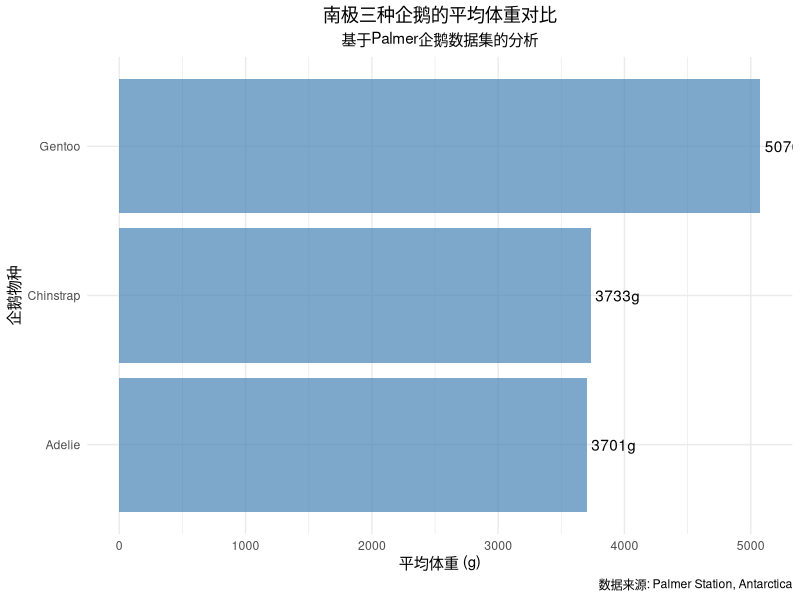

This figure's R source:
## ---- chunk 1
#| label: setup
#| message: false

# 安装包（如果还没安装的话）
# install.packages(c("tidyverse", "palmerpenguins"))

# 加载包
library(tidyverse)
library(palmerpenguins)

# 设置中文输出
options(pillar.sigfig = 3)
## ---- chunk 2
#| label: vectors

# 数值向量
成绩 <- c(85, 92, 78, 88, 95)
print(成绩)

# 字符向量  
姓名 <- c("王小明", "李小红", "张小华", "陈小东", "刘小芳")
print(姓名)

# 命名向量（相当于Python的字典）
学生成绩 <- c(王小明 = 85, 李小红 = 92, 张小华 = 78)
print(学生成绩)
## ---- chunk 3
#| label: dataframe

# 传统方式
学生数据1 <- data.frame(
  学号 = 1:5,
  姓名 = c("王小明", "李小红", "张小华", "陈小东", "刘小芳"),
  数学 = c(85, 92, 78, 88, 95),
  英语 = c(80, 85, 90, 82, 88)
)

# 现代方式（推荐）- 使用tibble
学生数据2 <- tibble(
  学号 = 1:5,
  姓名 = c("王小明", "李小红", "张小华", "陈小东", "刘小芳"), 
  数学 = c(85, 92, 78, 88, 95),
  英语 = c(80, 85, 90, 82, 88),
  班级 = c("一班", "二班", "一班", "二班", "一班")
)

print(学生数据2)
## ---- chunk 4
#| label: explore

# 查看数据结构（类似Python的df.info()）
glimpse(学生数据2)

# 查看前几行（类似Python的df.head()）
head(学生数据2, 3)

# 统计摘要（类似Python的df.describe()）
summary(学生数据2)
## ---- chunk 5
#| label: pipe-demo

# Python风格（嵌套函数，难读）
结果1 <- head(arrange(学生数据2, desc(数学)), 3)

# R管道风格（从左到右，易读）
结果2 <- 学生数据2 %>%
  arrange(desc(数学)) %>%
  head(3)

print(结果2)
## ---- chunk 6
#| label: penguins-explore

# 查看企鹅数据集
print(penguins)

# 数据集基本信息
glimpse(penguins)

# 变量说明
cat("变量解释：
- species: 企鹅物种（阿德利Adelie、帽带Chinstrap、巴布亚Gentoo）
- island: 栖息岛屿（比斯科Biscoe、德里姆Dream、托格森Torgersen）
- bill_length_mm: 喙长（毫米）
- bill_depth_mm: 喙深（毫米）
- flipper_length_mm: 翼长（毫米）
- body_mass_g: 体重（克）
- sex: 性别
- year: 观测年份")
## ---- chunk 7
#| label: practice1

# 基础数据探索
penguins %>%
  head(10)

# 查看有多少种企鹅
penguins %>%
  count(species)

# 查看数据分布在哪些岛屿
penguins %>%
  count(island)
## ---- chunk 8
#| label: homework1-2

# 1. 数据集维度
dim(penguins)
cat("企鹅数据集有", nrow(penguins), "行，", ncol(penguins), "列")

# 2. 企鹅数量分布
penguins %>%
  count(species, name = "数量")

# 3. 数值变量统计摘要
penguins %>%
  select(where(is.numeric)) %>%
  summary()

# 4. 体重最大的前5只企鹅
penguins %>%
  filter(!is.na(body_mass_g)) %>%
  arrange(desc(body_mass_g)) %>%
  head(5)
## ---- chunk 9
#| label: homework1-3

# 管道操作版本
penguins %>%
  filter(!is.na(body_mass_g)) %>%
  arrange(desc(body_mass_g)) %>%
  head(10)
## ---- chunk 10
#| label: filter-demo

# 筛选阿德利企鹅
penguins %>%
  filter(species == "Adelie") %>%
  head()

# 多条件筛选：体重大于4000g的阿德利企鹅
penguins %>%
  filter(species == "Adelie" & body_mass_g > 4000) %>%
  head()

# 筛选多个物种
penguins %>%
  filter(species %in% c("Adelie", "Chinstrap")) %>%
  count(species)

# 排除缺失值
penguins %>%
  filter(!is.na(body_mass_g)) %>%
  nrow()
## ---- chunk 11
#| label: select-demo

# 选择基本的物种和体型信息
penguins %>%
  select(species, island, body_mass_g) %>%
  head()

# 选择一范围的列
penguins %>%
  select(species:bill_depth_mm) %>%
  head()

# 使用辅助函数选择所有喙部测量数据
penguins %>%
  select(species, starts_with("bill")) %>%
  head()

# 排除不需要的列（如年份）
penguins %>%
  select(-year, -sex) %>%
  head()
## ---- chunk 12
#| label: mutate-demo

# 创建新的分析指标
penguins %>%
  mutate(
    # 体重转换为千克，便于理解
    体重_kg = round(body_mass_g / 1000, 2),
    # 计算体型指数（体重/翼长比例）
    体型指数 = round(body_mass_g / flipper_length_mm, 2),
    # 创建体型分类
    体型 = if_else(body_mass_g > 4500, "大型", "中小型")
  ) %>%
  select(species, body_mass_g, 体重_kg, 体型指数, 体型) %>%
  head()

# 复杂条件分类：为生态学研究创建精细分类
penguins %>%
  mutate(
    体重等级 = case_when(
      body_mass_g > 5500 ~ "超大型",
      body_mass_g > 4500 ~ "大型",
      body_mass_g > 4000 ~ "中型", 
      body_mass_g > 3500 ~ "小型",
      TRUE ~ "超小型"  # 默认情况
    )
  ) %>%
  count(species, 体重等级) %>%
  arrange(species, desc(体重等级))
## ---- chunk 13
#| label: arrange-demo

# 找出最重的企鹅
penguins %>%
  arrange(desc(body_mass_g)) %>%
  select(species, island, body_mass_g) %>%
  head()

# 找出最轻的企鹅  
penguins %>%
  arrange(body_mass_g) %>%
  select(species, island, body_mass_g) %>%
  head()

# 多层排序：先按物种，再按体重降序
# 这样可以看到每个物种内部的体重分布
penguins %>%
  arrange(species, desc(body_mass_g)) %>%
  select(species, body_mass_g) %>%
  head(15)
## ---- chunk 14
#| label: group-summarise-demo

# 总体统计：了解数据集整体情况
penguins %>%
  summarise(
    企鹅总数 = n(),
    平均体重 = round(mean(body_mass_g, na.rm = TRUE), 1),
    体重标准差 = round(sd(body_mass_g, na.rm = TRUE), 1),
    最大体重 = max(body_mass_g, na.rm = TRUE),
    最小体重 = min(body_mass_g, na.rm = TRUE)
  )

# 按物种分组：比较不同物种的体型差异
物种统计 <- penguins %>%
  group_by(species) %>%
  summarise(
    数量 = n(),
    平均体重 = round(mean(body_mass_g, na.rm = TRUE), 1),
    平均翼长 = round(mean(flipper_length_mm, na.rm = TRUE), 1),
    平均喙长 = round(mean(bill_length_mm, na.rm = TRUE), 1),
    .groups = "drop"
  ) %>%
  arrange(desc(平均体重))

print(物种统计)

# 多维度分组：研究性别和物种的交互作用
性别物种统计 <- penguins %>%
  filter(!is.na(sex)) %>%
  group_by(species, sex) %>%
  summarise(
    数量 = n(),
    平均体重 = round(mean(body_mass_g, na.rm = TRUE), 1),
    体重差异 = round(max(body_mass_g, na.rm = TRUE) - min(body_mass_g, na.rm = TRUE), 1),
    .groups = "drop"
  ) %>%
  arrange(species, sex)

print(性别物种统计)
## ---- chunk 15
#| label: comprehensive-example

# 完整的生态学分析流程
岛屿适应性分析 <- penguins %>%
  # 步骤1：数据清理（移除缺失数据）
  filter(!is.na(sex), !is.na(body_mass_g), !is.na(bill_length_mm)) %>%
  
  # 步骤2：创建生态学指标
  mutate(
    体重_kg = round(body_mass_g / 1000, 2),
    # 体质指数：体重与体长的比例，反映企鹅的"健壮程度"
    体质指数 = round(body_mass_g / bill_length_mm, 2),
    # 喙形指数：喙长深比，反映觅食适应性
    喙形指数 = round(bill_length_mm / bill_depth_mm, 2),
    # 体型等级分类
    体型等级 = case_when(
      body_mass_g >= quantile(body_mass_g, 0.75) ~ "大型",
      body_mass_g >= quantile(body_mass_g, 0.25) ~ "中型",
      TRUE ~ "小型"
    )
  ) %>%
  
  # 步骤3：多维度分组分析
  group_by(island, species, sex) %>%
  summarise(
    企鹅数量 = n(),
    平均体重 = round(mean(体重_kg), 2),
    平均体质指数 = round(mean(体质指数), 2),
    平均喙形指数 = round(mean(喙形指数), 2),
    体重变异系数 = round(sd(体重_kg) / mean(体重_kg) * 100, 1),
    .groups = "drop"
  ) %>%
  
  # 步骤4：筛选有意义的组别（样本量≥5）
  filter(企鹅数量 >= 5) %>%
  
  # 步骤5：按生态学意义排序
  arrange(island, species, desc(平均体重))

print(岛屿适应性分析)

# 生态学解释
cat("\n=== 生态学发现 ===\n")
cat("从分析结果可以看出：\n")
cat("1. 不同岛屿上同种企鹅可能存在体型差异\n") 
cat("2. 性别二态性在不同物种中表现不同\n")
cat("3. 体重变异系数反映了种群的稳定性\n")
## ---- chunk 16
#| label: prep-viz

# 准备物种对比的可视化数据
可视化数据1 <- penguins %>%
  filter(!is.na(body_mass_g), !is.na(flipper_length_mm)) %>%
  group_by(species) %>%
  summarise(
    数量 = n(),
    平均体重 = round(mean(body_mass_g), 0),
    平均翼长 = round(mean(flipper_length_mm), 0),
    体重标准差 = round(sd(body_mass_g), 0),
    翼长标准差 = round(sd(flipper_length_mm), 0)
  )

print(可视化数据1)

# 准备性别差异的可视化数据
可视化数据2 <- penguins %>%
  filter(!is.na(sex), !is.na(body_mass_g)) %>%
  group_by(species, sex) %>%
  summarise(
    平均体重 = round(mean(body_mass_g), 0),
    数量 = n(),
    .groups = "drop"
  ) %>%
  # 转换为宽格式，便于对比
  pivot_wider(names_from = sex, values_from = c(平均体重, 数量))

print(可视化数据2)

# 快速预览：创建一个简单的对比图
可视化数据1 %>%
  ggplot(aes(x = reorder(species, 平均体重), y = 平均体重)) +
  geom_col(fill = "steelblue", alpha = 0.7) +
  geom_text(aes(label = paste0(平均体重, "g")), 
            hjust = -0.1) +
  coord_flip() +
  labs(
    title = "南极三种企鹅的平均体重对比",
    subtitle = "基于Palmer企鹅数据集的分析",
    x = "企鹅物种", 
    y = "平均体重 (g)",
    caption = "数据来源: Palmer Station, Antarctica"
  ) +
  theme_minimal() +
  theme(plot.title = element_text(hjust = 0.5),
        plot.subtitle = element_text(hjust = 0.5))
## ---- chunk 17
#| label: answers

# 练习2.1答案
# 1. Dream岛企鹅数量
dream_count <- penguins %>%
  filter(island == "Dream") %>%
  nrow()
cat("Dream岛共有", dream_count, "只企鹅")

# 2. 选择相关列
penguins %>%
  select(species, island, bill_length_mm:body_mass_g) %>%
  head()

# 3. 创建喙形指数
penguins %>%
  mutate(喙形指数 = round(bill_length_mm / bill_depth_mm, 2)) %>%
  select(species, bill_length_mm, bill_depth_mm, 喙形指数) %>%
  head()

# 4. 翼长排序
penguins %>%
  arrange(desc(flipper_length_mm)) %>%
  select(species, island, flipper_length_mm) %>%
  head(10)

# 练习2.2答案
岛屿群落结构 <- penguins %>%
  filter(!is.na(body_mass_g)) %>%
  group_by(island, species) %>%
  summarise(
    企鹅数量 = n(),
    平均体重 = round(mean(body_mass_g), 1),
    体重范围 = paste0(min(body_mass_g), "-", max(body_mass_g), "g"),
    .groups = "drop"
  ) %>%
  arrange(island, desc(企鹅数量))

print(岛屿群落结构)
## ---- chunk 18
#| label: mtcars-intro

# 查看mtcars数据集
data(mtcars)
glimpse(mtcars)

# 变量说明
cat("主要变量解释：
- mpg: 燃油效率（英里/加仑）
- cyl: 气缸数
- hp: 马力
- wt: 重量（1000磅）
- gear: 前进档数
- am: 传动类型（0=自动，1=手动）")

# 添加汽车名称作为一列
汽车数据 <- mtcars %>%
  rownames_to_column("车型")

head(汽车数据)
## ---- chunk 19
#| label: mtcars-solution

# 任务1：数据探索
cat("=== 任务1：数据探索 ===\n")

# 1. 基本信息
cat("数据集维度：", dim(mtcars), "\n")
glimpse(mtcars)

# 2. 燃油效率极值
高效汽车 <- mtcars %>%
  rownames_to_column("车型") %>%
  arrange(desc(mpg)) %>%
  head(5) %>%
  select(车型, mpg)

低效汽车 <- mtcars %>%
  rownames_to_column("车型") %>%
  arrange(mpg) %>%
  head(5) %>%
  select(车型, mpg)

cat("\n最高效的5款汽车：\n")
print(高效汽车)
cat("\n最低效的5款汽车：\n")
print(低效汽车)

# 3. 气缸数分布
气缸分布 <- mtcars %>%
  count(cyl, name = "汽车数量") %>%
  mutate(百分比 = round(汽车数量/sum(汽车数量)*100, 1))

cat("\n气缸数分布：\n")
print(气缸分布)

# 任务2：数据变换
cat("\n=== 任务2：数据变换 ===\n")

汽车分析数据 <- mtcars %>%
  rownames_to_column("车型") %>%
  mutate(
    # 燃油效率等级
    燃油等级 = case_when(
      mpg >= 25 ~ "高效",
      mpg >= 15 ~ "中等",
      TRUE ~ "低效"
    ),
    # 功率重量比
    功率重量比 = round(hp / wt, 2),
    # 传动类型中文
    传动类型 = if_else(am == 0, "自动档", "手动档")
  )

汽车分析数据 %>%
  select(车型, mpg, 燃油等级, 功率重量比, 传动类型) %>%
  head(10)

# 任务3：分组分析
cat("\n=== 任务3：分组分析 ===\n")

# 1. 按气缸数分组
气缸性能 <- 汽车分析数据 %>%
  group_by(cyl) %>%
  summarise(
    汽车数量 = n(),
    平均燃油效率 = round(mean(mpg), 2),
    平均马力 = round(mean(hp), 1),
    马力范围 = paste0(min(hp), "-", max(hp)),
    .groups = "drop"
  )

cat("按气缸数分组分析：\n")
print(气缸性能)

# 2. 按传动类型分组
传动性能 <- 汽车分析数据 %>%
  group_by(传动类型) %>%
  summarise(
    汽车数量 = n(),
    平均燃油效率 = round(mean(mpg), 2),
    平均马力 = round(mean(hp), 1),
    平均重量 = round(mean(wt), 2),
    平均功率重量比 = round(mean(功率重量比), 2),
    .groups = "drop"
  )

cat("\n按传动类型分组分析：\n")
print(传动性能)

# 3. 燃油效率差异分析
燃油差异 <- 汽车分析数据 %>%
  group_by(cyl) %>%
  summarise(
    燃油效率均值 = round(mean(mpg), 2),
    燃油效率中位数 = round(median(mpg), 2),
    燃油效率标准差 = round(sd(mpg), 2),
    变异系数 = round(sd(mpg)/mean(mpg)*100, 1),
    .groups = "drop"
  )

cat("\n不同气缸数汽车燃油效率差异：\n")
print(燃油差异)

# 任务4：综合应用
cat("\n=== 任务4：综合应用 ===\n")

# 1. 每组最高效汽车
最高效汽车 <- 汽车分析数据 %>%
  group_by(cyl) %>%
  slice_max(mpg, n = 1) %>%
  select(cyl, 车型, mpg, hp, 传动类型) %>%
  arrange(cyl)

cat("每个气缸组最高效汽车：\n")
print(最高效汽车)

# 2. 档位性能特征
档位特征 <- 汽车分析数据 %>%
  group_by(gear) %>%
  summarise(
    汽车数量 = n(),
    平均燃油效率 = round(mean(mpg), 2),
    平均马力 = round(mean(hp), 1),
    手动档比例 = round(mean(am) * 100, 1),
    .groups = "drop"
  )

cat("\n不同档位数汽车特征：\n")
print(档位特征)

# 3. 可视化数据准备
可视化汽车数据 <- 汽车分析数据 %>%
  select(车型, cyl, mpg, hp, wt, 燃油等级, 传动类型, 功率重量比) %>%
  # 添加品牌信息
  mutate(
    品牌 = case_when(
      str_detect(车型, "Merc") ~ "奔驰",
      str_detect(车型, "Toyota") ~ "丰田", 
      str_detect(车型, "Honda") ~ "本田",
      str_detect(车型, "Mazda") ~ "马自达",
      str_detect(车型, "Volvo") ~ "沃尔沃",
      TRUE ~ "其他"
    )
  ) %>%
  arrange(desc(mpg))

cat("\n为可视化准备的数据（前10行）：\n")
print(head(可视化汽车数据, 10))
## ---- chunk 20
#| label: error1

# 错误示例：计算会返回NA
错误结果 <- penguins %>%
  summarise(平均体重 = mean(body_mass_g))
print(错误结果)

# 正确做法：排除缺失值
正确结果 <- penguins %>%
  summarise(平均体重 = mean(body_mass_g, na.rm = TRUE))
print(正确结果)
## ---- chunk 21
#| label: error2

# 可能出问题的代码
有问题的数据 <- penguins %>%
  group_by(species) %>%
  summarise(数量 = n())

# 检查是否还有分组
cat("分组信息：", class(有问题的数据), "\n")

# 安全的做法：明确取消分组
安全的数据 <- penguins %>%
  group_by(species) %>%
  summarise(数量 = n(), .groups = "drop")

cat("分组信息：", class(安全的数据), "\n")
## ---- chunk 22
#| label: debugging-demo

# 调试示例：逐步检查数据处理过程
调试过程 <- penguins %>%
  filter(!is.na(body_mass_g))  # 第一步：移除缺失值

cat("第一步后的数据量：", nrow(调试过程), "\n")

调试过程 <- 调试过程 %>%
  mutate(体重_kg = body_mass_g / 1000)  # 第二步：单位转换

glimpse(调试过程)

# 验证计算结果
调试过程 %>%
  select(body_mass_g, 体重_kg) %>%
  head(3)
